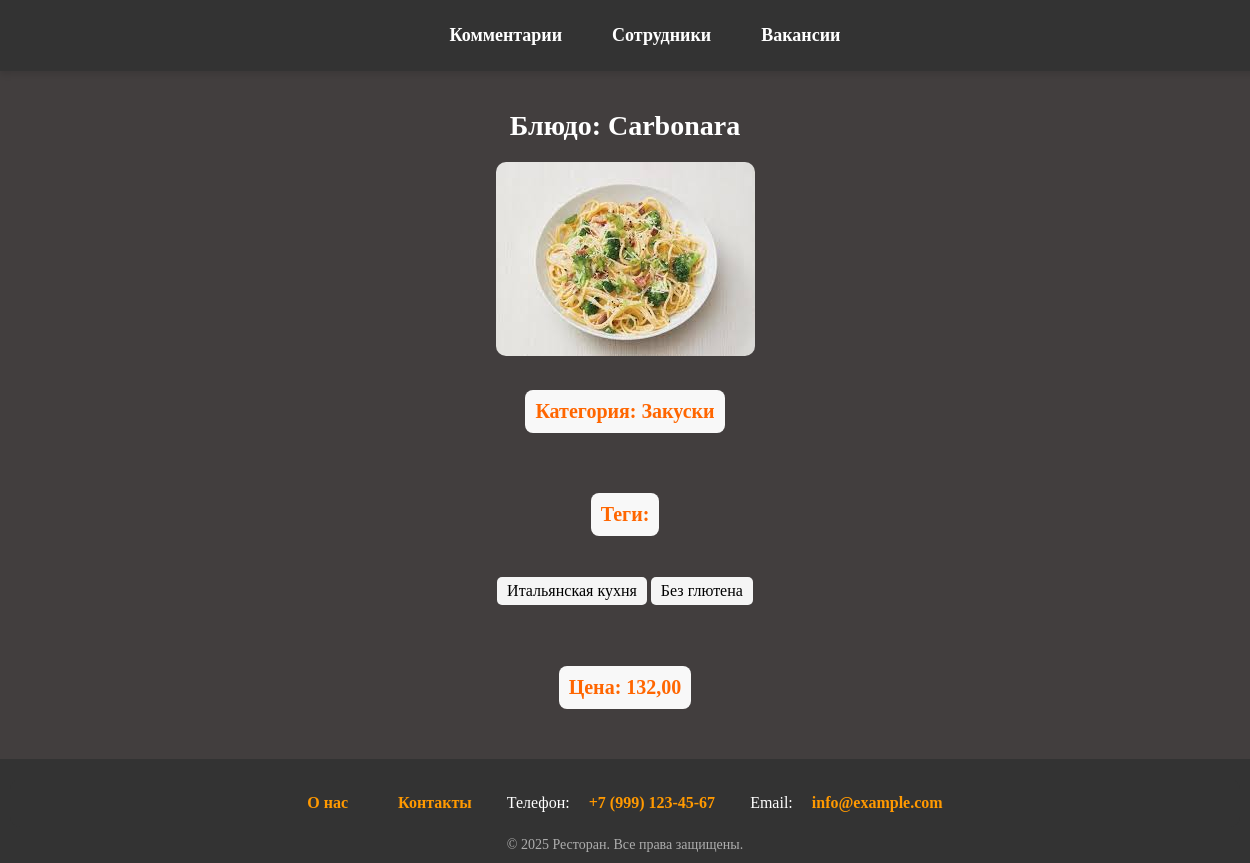
The app's page /carbonara with its own data.
### menu/models.py (models this page shows, shortened)
class Dish(models.Model):
    name = models.CharField(max_length=40, unique=True, verbose_name='Название')
    category = models.ForeignKey(Category, on_delete=models.CASCADE, related_name='dishes', null=True, verbose_name='Категория')
    price = models.DecimalField(max_digits=7, decimal_places=2, verbose_name='Цена')
    photo = models.ImageField(upload_to='menu/', blank=True, null=True, verbose_name='Фото')
    tags = models.ManyToManyField(Tag, related_name="dishes", blank=True)
    class Meta:
        verbose_name = "Блюдо"
        verbose_name_plural = "Блюда"

class Category(models.Model):
    name = models.CharField(max_length=10)
    class Meta:
        verbose_name = "Категория"
        verbose_name_plural = "Категории"

class Tag(models.Model):
    name = models.CharField(max_length=40, unique=True)
    class Meta:
        verbose_name = "Тег"
        verbose_name_plural = "Теги"

### menu/views.py (the view)
# urls.py: path('<dish:dish>', views.dish_detail, name='dish_detail')
def dish_detail(request, dish):
    dish_obj = get_object_or_404(Dish, name=dish)
    return render(request, 'dish_detail.html', {'dish':dish_obj})

### menu/converters.py (called while the page is built)
    def to_python(self, value):
        if Dish.objects.filter(name=value).exists():
            return value
        return Http404()

### menu/templates/dish_detail.html (shortened to what this page needs)
{% extends "base.html" %}
{% load static %}
{% block content %}
    <div class="dish-container">
        <h1 class="comments-header">Блюдо: {{ dish.name|capfirst }}</h1>
        <div class="dish-photo">
            <img src="{% static dish.photo %}" alt="Фото блюда">
        </div>
        <div class="dish-detail">
            <p class="dish_detail_category"><strong>Категория:</strong> {{ dish.category.name }}</p>
        </div>
        <div class="dish-detail">
            <p class="dish_detail_category"><strong>Теги:</strong></p>
            <ul class="dish-tags">
                {% for p in dish.tags.all %}
                    <li>{{ p.name }}</li>
                {% empty %}
                    <li>Нет тегов</li>
                {% endfor %}
            </ul>
        </div>
        <div class="dish-detail">
            <p class="dish_detail_price"><strong>Цена:</strong> {{ dish.price }}</p>
        </div>
    </div>
{% endblock %}

### static/styles/style.css (style rules this page uses)
html, body { height: 100%; margin: 0; }
body { background: #423e3e; display: flex; flex-direction: column; min-height: 100%; }
.dish_detail_category { font-size: 20px; font-weight: bold; color: #ff6600; text-align: center; background: #f8f8f8; padding: 10px; border-radius: 8px; display: inline-block; }
.dish_detail_price { font-size: 20px; font-weight: bold; color: #ff6600; text-align: center; background: #f8f8f8; padding: 10px; border-radius: 8px; display: inline-block; }
.comments-header { font-size: 28px; color: white; text-align: center; margin-bottom: 20px; }

### templates/base.html (style rules this page uses)
.dish-container { display: flex; flex-direction: column; align-items: center; max-width: 500px; margin: 0 auto; }
.dish-photo img { width: 100%; max-width: 400px; height: auto; border-radius: 10px; }
.dish-detail { width: 100%; text-align: center; margin: 10px 0; }
.dish-tags { list-style-type: none; padding: 0; }
.dish-tags li { background: #f5f5f5; padding: 5px 10px; margin: 5px 0; border-radius: 5px; display: inline-block; }

### records on screen
Dish: name "Carbonara", photo (picture), category.name "Закуски", price "132,00"
Tag: name "Итальянская кухня"
Tag: name "Без глютена"
